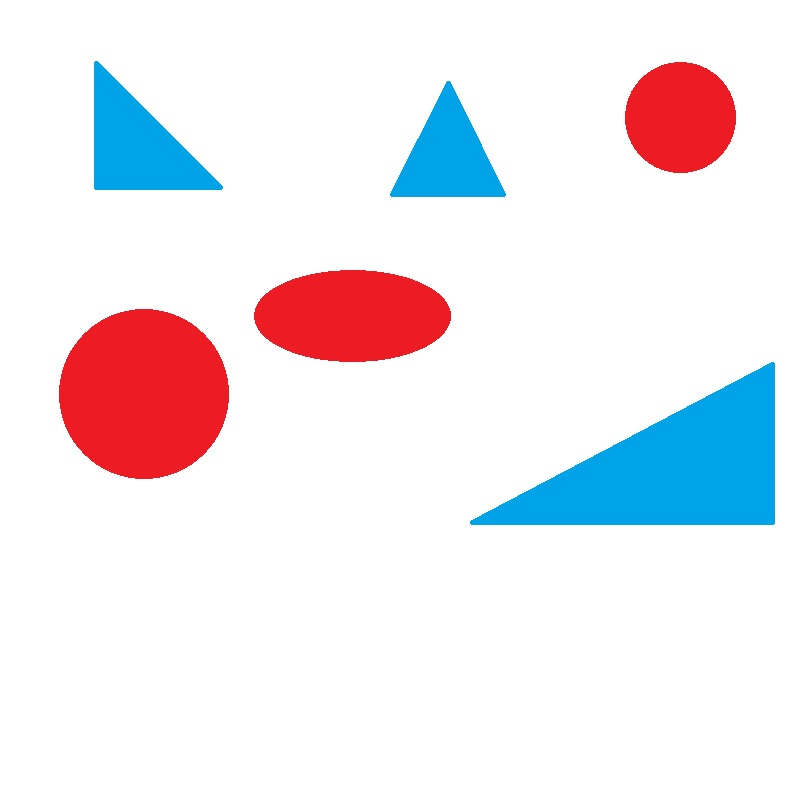
#> input picture gambar.jpg, 788 x 788 px
$ python UAS_3218609.py
#> lines starting #> are read from the running program, lines starting #| are printed output that depends on the picture; after the words box and inside, x2 and y2 are one past the last pixel; in counts of white or black regions, pixels touching at a corner belong together
# -*- coding: utf-8 -*-
"""
Created on Thu Aug 12 18:48:26 2021

@author: Pezzek
"""

import numpy as np
import cv2

im = cv2.imread('gambar.jpg')
#> im is the input picture: shape (788, 788, 3); mean B, G, R 236.9, 231.7, 236.4
imgray = cv2.cvtColor(im,cv2.COLOR_BGR2GRAY)
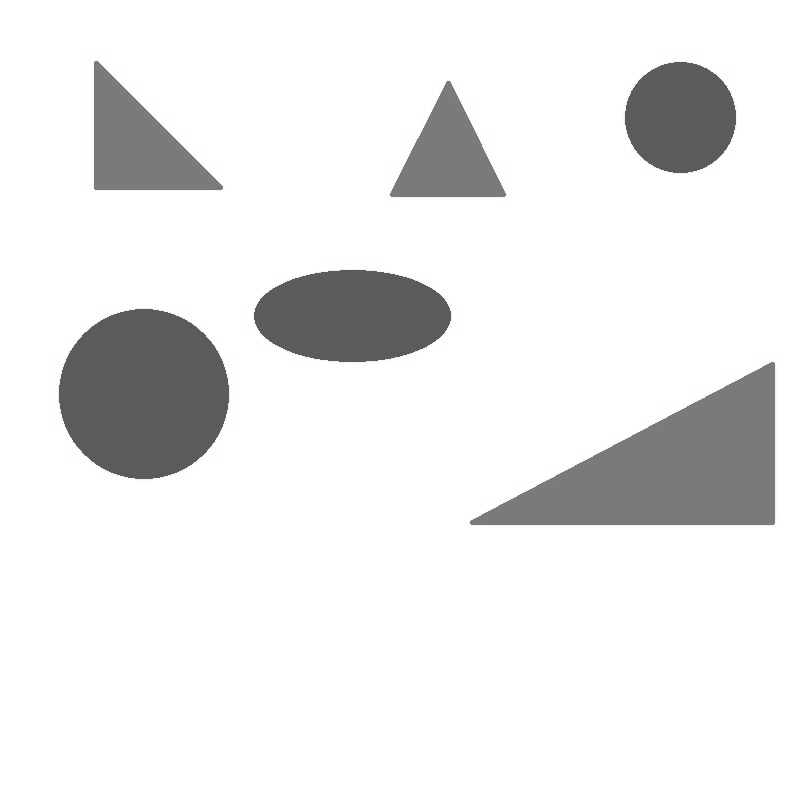
#> imgray: shape (788, 788); min 82, max 255, mean 233.7
ret,thresh = cv2.threshold(imgray,100,110,0)
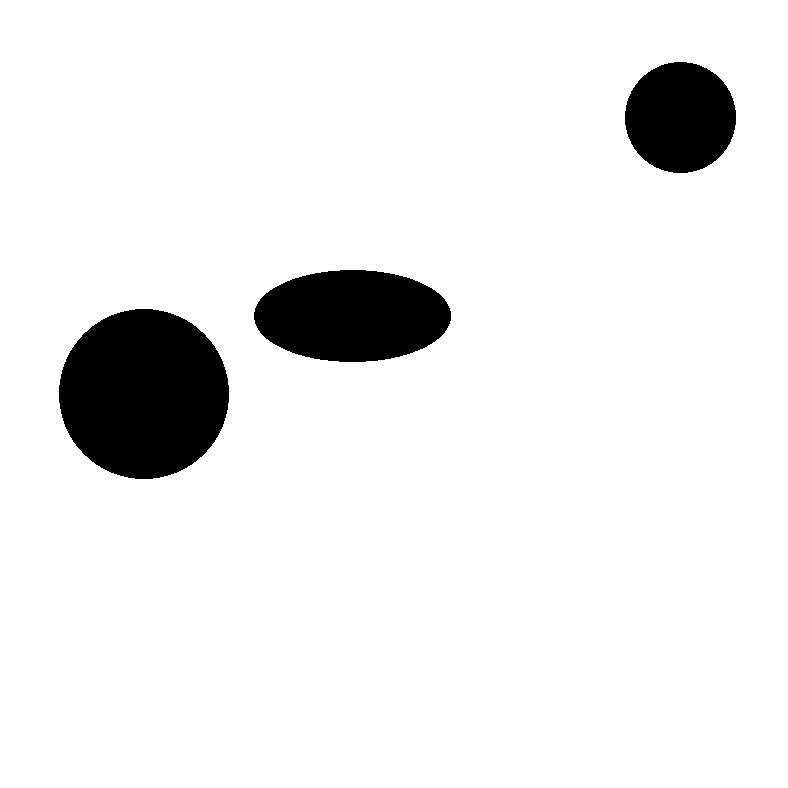
#> thresh: shape (788, 788); values 0 (black) and 110 (white), 92.5% white; 3 black regions
contours, hierarchy = cv2.findContours(thresh,cv2.RETR_TREE,cv2.CHAIN_APPROX_SIMPLE)
#> contours = 4 contours; box (x1, y1, x2, y2) and area: (0, 0, 788, 788) 619369, (58, 308, 230, 480) 22930, (253, 269, 452, 363) 14476, (624, 61, 737, 174) 9834
img = cv2.drawContours(im, contours, -1, (0, 0, 200), 3)
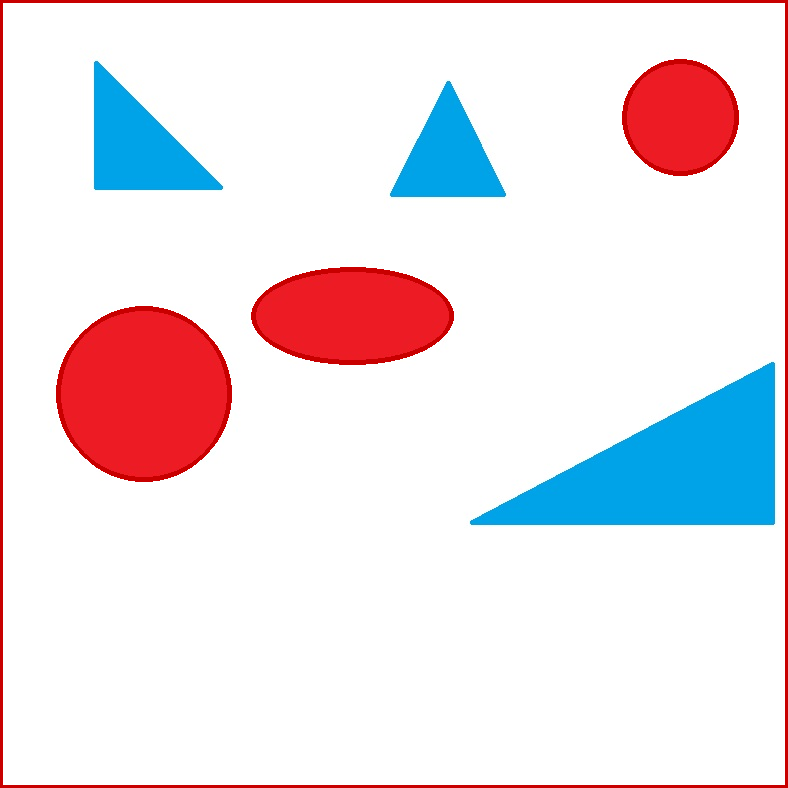
#> img: shape (788, 788, 3); mean B, G, R 231.3, 226.1, 235.3

cv2.imshow("Hasil", img)
cv2.imwrite("hasil_3218609.jpg", img)
